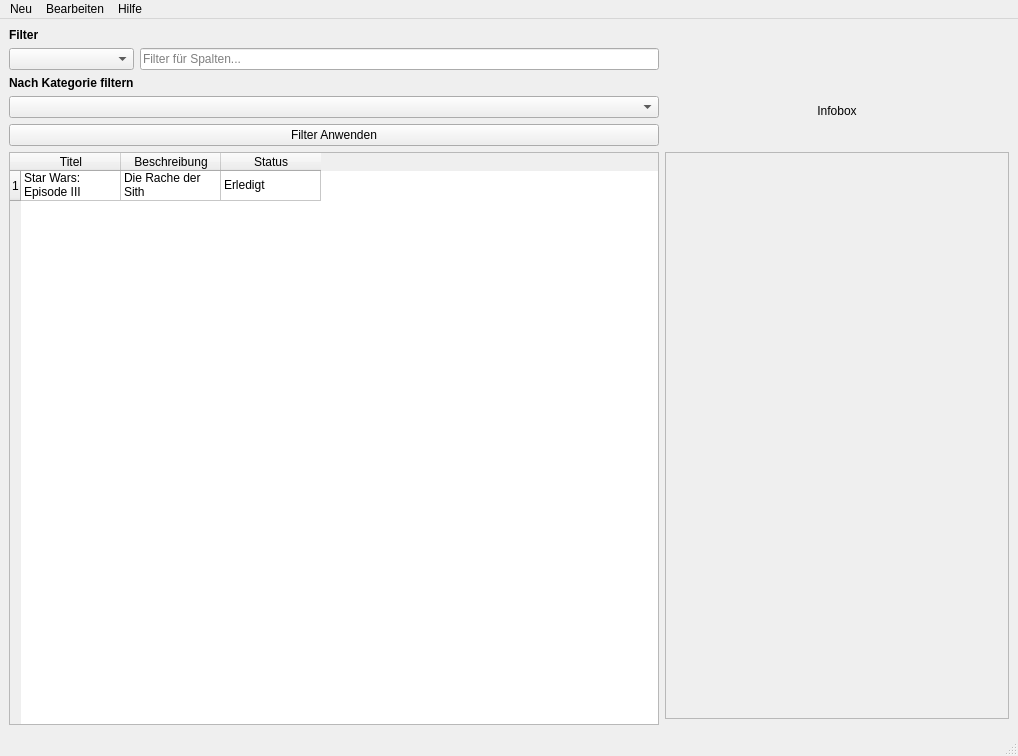
<?xml version="1.0" encoding="UTF-8"?>
<ui version="4.0">
 <class>MainWindow</class>
 <widget class="QMainWindow" name="MainWindow">
  <property name="geometry">
   <rect>
    <x>0</x>
    <y>0</y>
    <width>1018</width>
    <height>756</height>
   </rect>
  </property>
  <property name="windowTitle">
   <string>Backlog Manager</string>
  </property>
  <widget class="QWidget" name="centralwidget">
   <layout class="QGridLayout" name="gridLayout">
    <item row="3" column="0">
     <layout class="QGridLayout" name="gridLayout_3">
      <item row="2" column="1">
       <widget class="QLineEdit" name="lineedit_column_filter">
        <property name="placeholderText">
         <string>Filter für Spalten...</string>
        </property>
       </widget>
      </item>
      <item row="2" column="0">
       <widget class="QComboBox" name="combobox_column_filter"/>
      </item>
      <item row="0" column="0" colspan="2">
       <widget class="QLabel" name="label_2">
        <property name="font">
         <font>
          <weight>75</weight>
          <bold>true</bold>
         </font>
        </property>
        <property name="text">
         <string>Filter</string>
        </property>
       </widget>
      </item>
      <item row="4" column="0" colspan="2">
       <widget class="QComboBox" name="combobox_category_filter">
        <property name="currentIndex">
         <number>-1</number>
        </property>
       </widget>
      </item>
      <item row="3" column="0">
       <widget class="QLabel" name="label_3">
        <property name="font">
         <font>
          <weight>75</weight>
          <bold>true</bold>
         </font>
        </property>
        <property name="text">
         <string>Nach Kategorie filtern</string>
        </property>
       </widget>
      </item>
     </layout>
    </item>
    <item row="7" column="0" rowspan="2">
     <widget class="QTableWidget" name="backlog_collection_table">
      <property name="minimumSize">
       <size>
        <width>650</width>
        <height>300</height>
       </size>
      </property>
      <property name="autoScrollMargin">
       <number>16</number>
      </property>
      <property name="sortingEnabled">
       <bool>true</bool>
      </property>
      <row>
       <property name="text">
        <string>1</string>
       </property>
      </row>
      <column>
       <property name="text">
        <string>Titel</string>
       </property>
      </column>
      <column>
       <property name="text">
        <string>Beschreibung</string>
       </property>
      </column>
      <column>
       <property name="text">
        <string>Status</string>
       </property>
      </column>
      <item row="0" column="0">
       <property name="text">
        <string>Star Wars: Episode III</string>
       </property>
      </item>
      <item row="0" column="1">
       <property name="text">
        <string>Die Rache der Sith</string>
       </property>
      </item>
      <item row="0" column="2">
       <property name="text">
        <string>Erledigt</string>
       </property>
      </item>
     </widget>
    </item>
    <item row="7" column="1">
     <widget class="QScrollArea" name="scroll_area">
      <property name="widgetResizable">
       <bool>true</bool>
      </property>
      <widget class="QWidget" name="scrollAreaWidgetContents">
       <property name="geometry">
        <rect>
         <x>0</x>
         <y>0</y>
         <width>337</width>
         <height>540</height>
        </rect>
       </property>
       <layout class="QGridLayout" name="gridLayout_4"/>
      </widget>
     </widget>
    </item>
    <item row="3" column="1">
     <widget class="QLabel" name="label">
      <property name="layoutDirection">
       <enum>Qt::LeftToRight</enum>
      </property>
      <property name="text">
       <string>Infobox</string>
      </property>
      <property name="alignment">
       <set>Qt::AlignBottom|Qt::AlignHCenter</set>
      </property>
     </widget>
    </item>
    <item row="4" column="0">
     <widget class="QPushButton" name="button_apply_filter">
      <property name="text">
       <string>Filter Anwenden</string>
      </property>
     </widget>
    </item>
   </layout>
  </widget>
  <widget class="QStatusBar" name="status_bar"/>
  <widget class="QMenuBar" name="menubar">
   <property name="geometry">
    <rect>
     <x>0</x>
     <y>0</y>
     <width>1018</width>
     <height>26</height>
    </rect>
   </property>
   <widget class="QMenu" name="menuDatei">
    <property name="title">
     <string>Neu</string>
    </property>
    <addaction name="action_new_backlog"/>
    <addaction name="action_new_category"/>
   </widget>
   <widget class="QMenu" name="menuMail">
    <property name="title">
     <string>Bearbeiten</string>
    </property>
    <addaction name="action_edit_backlog"/>
   </widget>
   <widget class="QMenu" name="menuHilfe">
    <property name="title">
     <string>Hilfe</string>
    </property>
    <addaction name="actionHilfe"/>
   </widget>
   <addaction name="menuDatei"/>
   <addaction name="menuMail"/>
   <addaction name="menuHilfe"/>
  </widget>
  <action name="actionMail_erfassen">
   <property name="text">
    <string>Mail erfassen</string>
   </property>
  </action>
  <action name="actionMail_senden">
   <property name="text">
    <string>Mail senden</string>
   </property>
  </action>
  <action name="actionMen_bericht_sortieren">
   <property name="text">
    <string>Menübericht sortieren</string>
   </property>
  </action>
  <action name="action_new_backlog">
   <property name="text">
    <string>Neuen Backlog hinzufügen</string>
   </property>
  </action>
  <action name="action_new_category">
   <property name="text">
    <string>Neue Kategorie anlegen</string>
   </property>
  </action>
  <action name="action_edit_backlog">
   <property name="text">
    <string>-Datensatz bearbeiten</string>
   </property>
  </action>
  <action name="actionHilfe">
   <property name="text">
    <string>Hilfe</string>
   </property>
  </action>
 </widget>
 <resources/>
 <connections/>
</ui>
